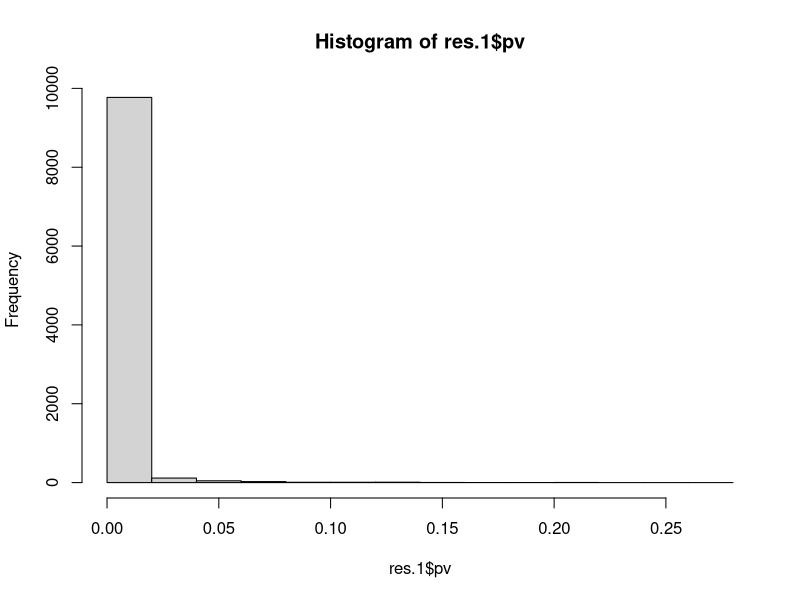

The R source for this figure: (Note: this script raises an error after producing the figure.)
rm(list=ls())

#Simulation from a standard Normal r.v.: setting
n <- 1
alpha <- 0.05
N_MC <- 10000

#C index formulation
C.index <- function(p, alpha) {
  if (p < alpha) {
    C <- 1-(qnorm(1-alpha)/qnorm(1-p))^2
  } else if (p >= alpha && p < 0.5) {
    C <- 1-(qnorm(1-p)/qnorm(1-alpha))^2
  } else {
    C <- 1
  }
  return(C)
}

C.index(0.49,0.05)

#Simulations
set.seed(1234)
res.1 = NULL
for(i in 1: N_MC){
  res.1$t[i]=rnorm(n, mean=4, sd=1)
  res.1$pv[i]=pnorm(-(res.1$t[i]), mean=0, sd=1)
  res.1$C[i]=C.index(res.1$pv[i],alpha)
}
hist(res.1$pv)

#Results extraction
res.1$signif <- ifelse((res.1$pv <= 0.05), 1, 0)
res.1$C_big <- ifelse(res.1$C > 0.50, 1, 0)

sum(ifelse((res.1$signif ==0)  & (res.1$C_big==1), 1, 0))
sum(ifelse((res.1$signif ==0)  & (res.1$C_big==0), 1, 0))
sum(ifelse((res.1$signif ==1)  & (res.1$C_big==1), 1, 0))
sum(ifelse((res.1$signif ==1)  & (res.1$C_big==0), 1, 0))

res.1.data<-as.data.frame(res.1)
View(res.1.data)
